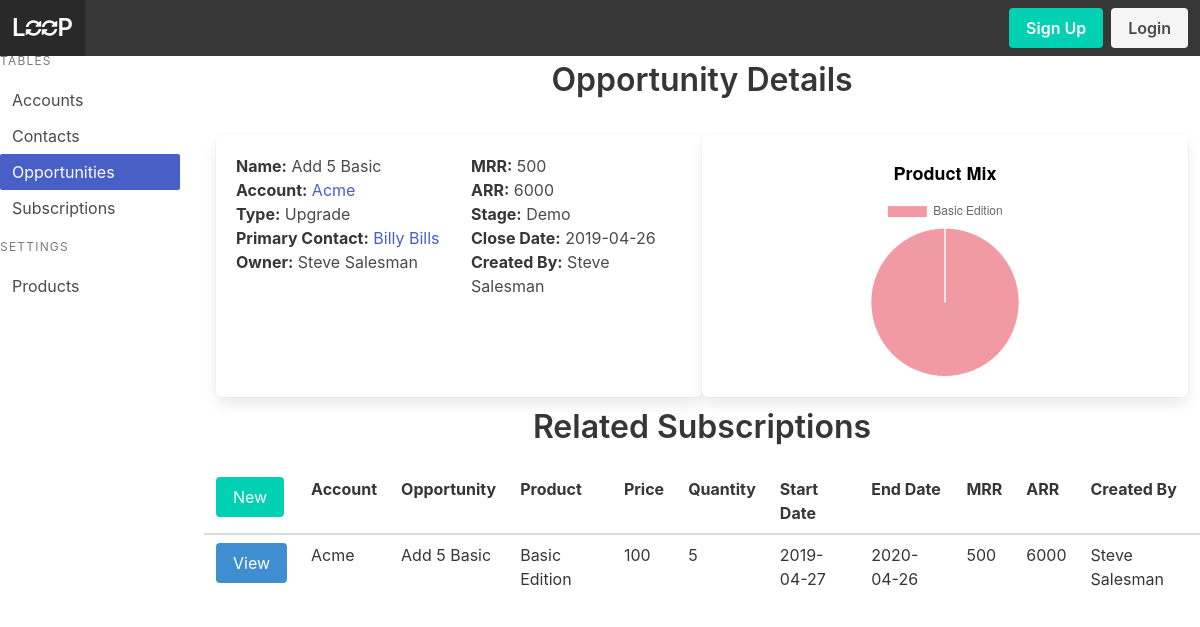
/opportunity/2/r, run on an earlier commit of the app's database.
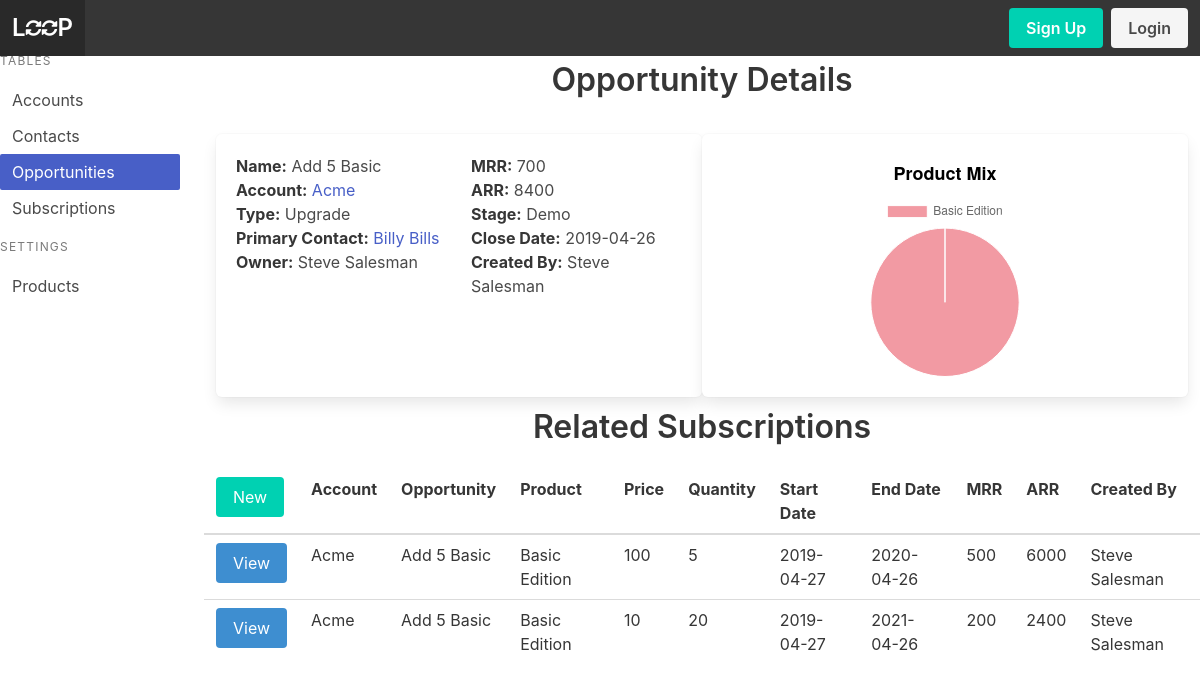
And on a later commit of the database.
### models.py (models this page shows, shortened)
class Opportunity(Model):
    account = ForeignKeyField(model=Account, null=True, backref='opportunity')
    name = CharField()
    owner = ForeignKeyField(model=User, null=True, backref='owner')
    opportunity_type = CharField()
    primary_contact = ForeignKeyField(model=Contact, null=True, backref='opportunity')
    mrr = DecimalField()
    arr = DecimalField()
    stage = CharField()
    close_date = DateField()
    created_by = ForeignKeyField(model=User, null=True, backref='creator')
    class Meta:
        database = DATABASE

class Account(Model):
    name = CharField()
    owner = ForeignKeyField(model=User, null=True, backref='owner')
    created_by = ForeignKeyField(model=User, null=True, backref='creator')
    account_type = CharField()
    street = CharField()
    city = CharField()
    state = CharField()
    country = CharField()
    website = CharField()
    mrr = DecimalField()
    arr = DecimalField()
    class Meta:
        database = DATABASE

class Contact(Model):
    account = ForeignKeyField(model=Account, null=True, backref='contact')
    owner = ForeignKeyField(model=User, null=True, backref='owner')
    created_by = ForeignKeyField(model=User, null=True, backref='creator')
    first_name = CharField()
    last_name = CharField()
    title = CharField()
    department = CharField()
    street = CharField()
    city = CharField()
    state = CharField()
    country = CharField()
    phone = CharField()
    email = CharField()
    class Meta:
        database = DATABASE

class User(UserMixin, Model):
    username = CharField(unique=True)
    fullname = CharField()
    email = CharField(unique=True)
    password = CharField(max_length=100)
    joined_at = DateTimeField(default=datetime.datetime.now)
    is_admin = BooleanField(default=False)
    class Meta:
        database = DATABASE

class Subscription(Model):
    account = ForeignKeyField(model=Account, null=True, backref='subscription')
    opportunity = ForeignKeyField(model=Opportunity, null=True, backref='subscription')
    product = ForeignKeyField(model=Product, null=True, backref='subscription')
    product_price = DecimalField()
    quantity = IntegerField()
    sub_start_date = DateField()
    sub_end_date = DateField()
    mrr = DecimalField()
    arr = DecimalField()
    created_by = ForeignKeyField(model=User, null=True, backref='creator')
    class Meta:
        database = DATABASE

class Product(Model):
    name = CharField()
    price = DecimalField()
    class Meta:
        database = DATABASE

### app.py (the view)
@app.route('/opportunity', methods=['GET'])
@app.route('/opportunity/', methods=['GET'])
@app.route('/opportunity/r', methods=['GET'])
@app.route('/opportunity/<opportunityid>', methods=['GET'])
@app.route('/opportunity/<opportunityid>/', methods=['GET'])
@app.route('/opportunity/<opportunityid>/r', methods=['GET'])
def opportunity(opportunityid=None):
    opportunities = models.Opportunity.select()
    opp_stage_data = models.Opportunity.select(models.Opportunity.stage,fn.SUM(models.Opportunity.mrr).alias('mrr_in_stage')).group_by(models.Opportunity.stage)
    title = 'Opportunities'
    if opportunityid != None:
        opportunity = models.Opportunity.select().where(models.Opportunity.id == opportunityid).get()
        subscriptions = models.Subscription.select().where(models.Subscription.opportunity_id == opportunityid)
        prod_mrr = models.Subscription.select(models.Subscription.product, fn.SUM(models.Subscription.mrr).alias('mrr')).where(models.Subscription.opportunity_id == opportunityid).group_by(models.Subscription.product)
        print(prod_mrr)
        title = 'Opportunity Details'
        return render_template('opportunity-detail.html', opportunity=opportunity, user=g.user._get_current_object(), subscriptions=subscriptions, prod_mrr=prod_mrr, title=title)
    return render_template('opportunity.html', opportunities=opportunities, title=title, opp_stage_data=opp_stage_data)

### app.py (called while the page is built)
@app.before_request
def before_request():
    g.db = models.DATABASE
    g.db.connect()
    g.user = current_user

@app.after_request
def after_request(response):
    g.db.close()
    return response

### templates/opportunity-detail.html (shortened to what this page needs)
{% extends 'index.html' %}
{% from 'macros.html' import render_subscription %}
{% block content %}
<div class='tile is-parent'>
    <div class="tile is-child box">
        <div class="columns">
            <div class='column'>
                <p><strong>Name:</strong> {{opportunity.name}}</p>
                <p><strong>Account:</strong> {% if opportunity.account %}<a href="{{url_for('account',accountid=opportunity.account_id)}}">{{opportunity.account.name}}</a>{% endif %}</p>
                <p><strong>Type:</strong> {{opportunity.opportunity_type}}</p>
                <p><strong>Primary Contact:</strong> {% if opportunity.primary_contact %}<a href="{{url_for('contact',contactid=opportunity.primary_contact_id)}}">{{opportunity.primary_contact.first_name + ' ' + opportunity.primary_contact.last_name}}</a>{% endif %}</p>
                <p><strong>Owner:</strong> {% if opportunity.owner %}{{opportunity.owner.fullname}}{% endif %}</p>
            </div>
            <div class='column'>
                <p><strong>MRR:</strong> {{opportunity.mrr}}</p>
                <p><strong>ARR:</strong> {{opportunity.arr}}</p>
                <p><strong>Stage:</strong> {{opportunity.stage}}</p>
                <p><strong>Close Date:</strong> {{opportunity.close_date}}</p>
                <p><strong>Created By:</strong> {{opportunity.created_by.fullname}}</p>
            </div>
        </div>
    </div>
    <div class="tile is-child box">
        <canvas id='graph-1'></canvas>
    </div>
</div>
<div class='level'>
    <p class='title level-item'>Related Subscriptions</p>
</div>
<table class="table is-fullwidth is-hoverable">
    <thead>
        <tr>
            <td><a class='button is-primary' href="{{url_for('create_subscription', accountid=opportunity.account_id, opportunityid=opportunity.id)}}">New</a></td>
            <th>Account</th>
            <th>Opportunity</th>
            <th>Product</th>
            <th>Price</th>
            <th>Quantity</th>
            <th>Start Date</th>
            <th>End Date</th>
            <th>MRR</th>
            <th>ARR</th>
            <th>Created By</th>
        </tr>
    </thead>
    <tbody>
        {% for subscription in subscriptions %}
        {{ render_subscription(subscription) }}
        {% endfor %}
    </tbody>
</table>
<script>
    $(document).ready(function() {
        var graph1 = $('#graph-1');
        var graph1Chart = new Chart(graph1,{
            type: 'pie',
            data: {
                labels : [{% for prod in prod_mrr %}
                            "{{prod.product.name}}",
                            {% endfor %}],
                datasets : [{
                    backgroundColor: ['#e5374880','#088e3980','#4ae2d680','#eb42f780','#84e85580'],
                    borderColor: 'white',
                    hoverBackgroundColor: ['#e53748','#088e39','#4ae2d6','#eb42f7','#84e855'],
                    borderWidth: 1,
                    label: 'Monthly Revenue',
                    data : [
                        {% for prod in prod_mrr %}
                            "{{prod.mrr}}",
                        {% endfor %}
                        ]
                }]
            },
            options: {
                title: {
                    display: true,
                    text: 'Product Mix',
                    fontSize: 18,
                    fontColor: 'black'
                }
            }
        });
        $('#opp-menu').addClass('is-active');
    });
</script>
{% endblock %}

### templates/index.html (shortened to what this page needs)
<!DOCTYPE html>
<html lang="en">
<head>
    <link rel="stylesheet" href="https://cdnjs.cloudflare.com/ajax/libs/bulma/0.7.4/css/bulma.css">
    <link rel="stylesheet" href="https://use.fontawesome.com/releases/v5.8.1/css/all.css">
    <link rel="stylesheet" href="{{url_for('static', filename='style.css')}}">
</head>
<body class='has-navbar-fixed-top'>
    <header>
        <nav class="navbar is-fixed-top is-dark" role="navigation" aria-label="main navigation">
            <div class="navbar-brand">
                <a class="navbar-item has-text-weight-semibold" href="{{ url_for('index') }}"><span class='is-size-4'>L </span><i class="fas fa-sync-alt"></i><i class="fas fa-sync-alt"></i><span class='is-size-4'> P</span></a>
            </div>
            <div class="navbar-menu">
              <div class="navbar-end">
                <div class="navbar-item">
                  <div class="buttons">
                    {% if current_user.is_authenticated %}
                    <a class="button is-light has-text-weight-semibold" href="{{url_for('profile')}}" title="profile">Profile</a>
                    <a class="button is-light has-text-weight-semibold" href="{{ url_for('logout') }}" title="logout">Logout</a>
                    {% else %}
                    <a class="button is-primary has-text-weight-semibold" href="{{ url_for('signup') }}" title="register">Sign Up</a>
                    <a class="button is-light has-text-weight-semibold" href="{{ url_for('login') }}" title="login">Login</a>
                    {% endif %}
                  </div>
                </div>
              </div>
            </div>
          </nav>
    </header>
    <main class='columns'>
        <aside class="menu column is-2">
            <p class="menu-label">
                Tables
            </p>
            <ul class="menu-list">
                <li><a id='account-menu' href="{{url_for('account')}}">Accounts</a></li>
                <li><a id='contact-menu' href="{{url_for('contact')}}">Contacts</a></li>
                <li><a id='opp-menu' href="{{url_for('opportunity')}}">Opportunities</a></li>
                <li><a id='sub-menu' href="{{url_for('subscription')}}">Subscriptions</a></li>
            </ul>
            <p class="menu-label">
                Settings
            </p>
            <ul class="menu-list">
                <li><a id='product-menu' href="{{url_for('product')}}">Products</a></li>
            </ul>
        </aside>
        <section class='column'>
            <div class='level core-title'>
                <p id='core-title' class='title level-item'>{{title}}</p>
            </div>
            {% block content %}
            {% endblock %}
        </section>
    </main>
</body>
</html>

### templates/macros.html (shortened to what this page needs)
{% macro render_subscription(subscription) %}
    <tr>
        <td><a class='button is-info' href="{{url_for('subscription', subscriptionid=subscription.id)}}">View</a></td>
        <td>{% if subscription.account %}{{subscription.account.name}}{% endif %}</td>
        <td>{% if subscription.opportunity %}{{subscription.opportunity.name}}{% endif %}</td>
        <td>{% if subscription.product %}{{subscription.product.name}}{% endif %}</td>
        <td>{{subscription.product_price}}</td>
        <td>{{subscription.quantity}}</td>
        <td>{{subscription.sub_start_date}}</td>
        <td>{{subscription.sub_end_date}}</td>
        <td>{{subscription.mrr}}</td>
        <td>{{subscription.arr}}</td>
        <td>{% if subscription.created_by %}{{subscription.created_by.fullname}}{% endif %}</td>
    </tr>
{% endmacro %}

### static/style.css (style rules this page uses)
.core-title { margin-top: 10px; }
canvas { height: 100%; }

What changed in the data, as far as the page shows it:
changed Opportunity "Add 5 Basic": mrr "500" → "700"; arr "6000" → "8400"
added Subscription: account.name "Acme", opportunity.name "Add 5 Basic", product.name "Basic Edition", product_price "10", quantity "20", sub_start_date "2019-04-27", sub_end_date "2021-04-26", mrr "200", arr "2400", created_by.fullname "Steve Salesman"
